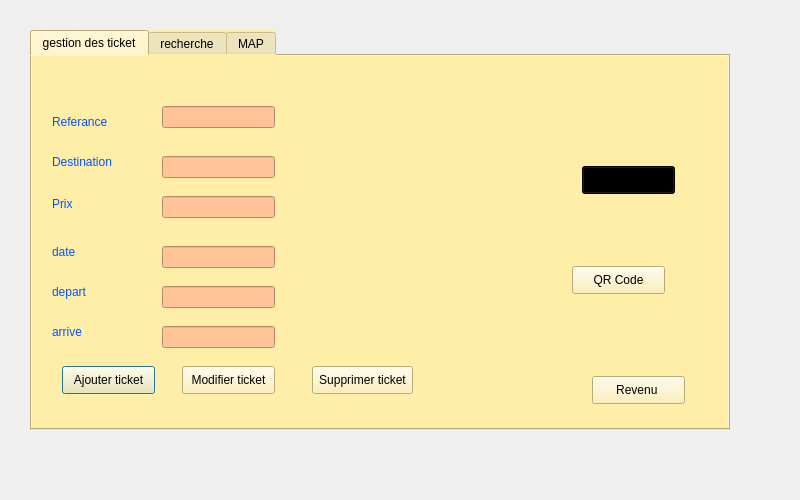
<?xml version="1.0" encoding="UTF-8"?>
<ui version="4.0">
 <class>ticket</class>
 <widget class="QDialog" name="ticket">
  <property name="geometry">
   <rect>
    <x>0</x>
    <y>0</y>
    <width>800</width>
    <height>500</height>
   </rect>
  </property>
  <property name="windowTitle">
   <string>Dialog</string>
  </property>
  <widget class="QTabWidget" name="ticket_2">
   <property name="geometry">
    <rect>
     <x>30</x>
     <y>30</y>
     <width>700</width>
     <height>400</height>
    </rect>
   </property>
   <property name="minimumSize">
    <size>
     <width>700</width>
     <height>400</height>
    </size>
   </property>
   <property name="maximumSize">
    <size>
     <width>400</width>
     <height>300</height>
    </size>
   </property>
   <property name="styleSheet">
    <string notr="true">background-color: rgb(255, 238, 167);</string>
   </property>
   <property name="currentIndex">
    <number>0</number>
   </property>
   <widget class="QWidget" name="tab">
    <attribute name="title">
     <string>gestion des ticket</string>
    </attribute>
    <widget class="QLabel" name="label">
     <property name="geometry">
      <rect>
       <x>20</x>
       <y>50</y>
       <width>91</width>
       <height>31</height>
      </rect>
     </property>
     <property name="styleSheet">
      <string notr="true">color: rgb(0, 85, 255);
font: 75 11pt &quot;MS Shell Dlg 2&quot;;</string>
     </property>
     <property name="text">
      <string>Referance</string>
     </property>
    </widget>
    <widget class="QLineEdit" name="le_referance">
     <property name="geometry">
      <rect>
       <x>130</x>
       <y>50</y>
       <width>113</width>
       <height>22</height>
      </rect>
     </property>
     <property name="styleSheet">
      <string notr="true">background-color: rgb(255, 255, 0);
background-color: rgb(255, 195, 151);</string>
     </property>
    </widget>
    <widget class="QLabel" name="label_2">
     <property name="geometry">
      <rect>
       <x>20</x>
       <y>140</y>
       <width>56</width>
       <height>16</height>
      </rect>
     </property>
     <property name="styleSheet">
      <string notr="true">color: rgb(0, 85, 255);
font: 75 11pt &quot;MS Shell Dlg 2&quot;;</string>
     </property>
     <property name="text">
      <string>Prix</string>
     </property>
    </widget>
    <widget class="QLineEdit" name="le_prix">
     <property name="geometry">
      <rect>
       <x>130</x>
       <y>140</y>
       <width>113</width>
       <height>22</height>
      </rect>
     </property>
     <property name="styleSheet">
      <string notr="true">
background-color: rgb(255, 195, 151);</string>
     </property>
    </widget>
    <widget class="QLabel" name="label_3">
     <property name="geometry">
      <rect>
       <x>20</x>
       <y>90</y>
       <width>101</width>
       <height>31</height>
      </rect>
     </property>
     <property name="styleSheet">
      <string notr="true">color: rgb(0, 85, 255);
font: 75 11pt &quot;MS Shell Dlg 2&quot;;</string>
     </property>
     <property name="text">
      <string>Destination</string>
     </property>
    </widget>
    <widget class="QLineEdit" name="le_destination">
     <property name="geometry">
      <rect>
       <x>130</x>
       <y>100</y>
       <width>113</width>
       <height>22</height>
      </rect>
     </property>
     <property name="styleSheet">
      <string notr="true">background-color: rgb(255, 195, 151);</string>
     </property>
    </widget>
    <widget class="QPushButton" name="qb_ajouter">
     <property name="geometry">
      <rect>
       <x>30</x>
       <y>310</y>
       <width>93</width>
       <height>28</height>
      </rect>
     </property>
     <property name="text">
      <string>Ajouter ticket</string>
     </property>
    </widget>
    <widget class="QPushButton" name="qb_supprimer">
     <property name="geometry">
      <rect>
       <x>280</x>
       <y>310</y>
       <width>101</width>
       <height>28</height>
      </rect>
     </property>
     <property name="text">
      <string>Supprimer ticket</string>
     </property>
    </widget>
    <widget class="QPushButton" name="qb_modifier">
     <property name="geometry">
      <rect>
       <x>150</x>
       <y>310</y>
       <width>93</width>
       <height>28</height>
      </rect>
     </property>
     <property name="text">
      <string>Modifier ticket</string>
     </property>
    </widget>
    <widget class="QPushButton" name="qb_tri">
     <property name="geometry">
      <rect>
       <x>550</x>
       <y>110</y>
       <width>93</width>
       <height>28</height>
      </rect>
     </property>
     <property name="styleSheet">
      <string notr="true">background-color: rgb(0, 0, 0);</string>
     </property>
     <property name="text">
      <string>TRI</string>
     </property>
    </widget>
    <widget class="QPushButton" name="qb_qr">
     <property name="geometry">
      <rect>
       <x>540</x>
       <y>210</y>
       <width>93</width>
       <height>28</height>
      </rect>
     </property>
     <property name="text">
      <string>QR Code</string>
     </property>
    </widget>
    <widget class="QPushButton" name="qb_revenu">
     <property name="geometry">
      <rect>
       <x>560</x>
       <y>320</y>
       <width>93</width>
       <height>28</height>
      </rect>
     </property>
     <property name="text">
      <string>Revenu </string>
     </property>
    </widget>
    <widget class="QLabel" name="label_5">
     <property name="geometry">
      <rect>
       <x>20</x>
       <y>180</y>
       <width>91</width>
       <height>31</height>
      </rect>
     </property>
     <property name="styleSheet">
      <string notr="true">color: rgb(0, 85, 255);
font: 75 11pt &quot;MS Shell Dlg 2&quot;;</string>
     </property>
     <property name="text">
      <string>date</string>
     </property>
    </widget>
    <widget class="QLineEdit" name="le_date">
     <property name="geometry">
      <rect>
       <x>130</x>
       <y>190</y>
       <width>113</width>
       <height>22</height>
      </rect>
     </property>
     <property name="styleSheet">
      <string notr="true">
background-color: rgb(255, 195, 151);</string>
     </property>
    </widget>
    <widget class="QLabel" name="label_6">
     <property name="geometry">
      <rect>
       <x>20</x>
       <y>220</y>
       <width>91</width>
       <height>31</height>
      </rect>
     </property>
     <property name="styleSheet">
      <string notr="true">color: rgb(0, 85, 255);
font: 75 11pt &quot;MS Shell Dlg 2&quot;;</string>
     </property>
     <property name="text">
      <string>depart</string>
     </property>
    </widget>
    <widget class="QLineEdit" name="le_depart">
     <property name="geometry">
      <rect>
       <x>130</x>
       <y>230</y>
       <width>113</width>
       <height>22</height>
      </rect>
     </property>
     <property name="styleSheet">
      <string notr="true">
background-color: rgb(255, 195, 151);</string>
     </property>
    </widget>
    <widget class="QLabel" name="label_7">
     <property name="geometry">
      <rect>
       <x>20</x>
       <y>260</y>
       <width>91</width>
       <height>31</height>
      </rect>
     </property>
     <property name="styleSheet">
      <string notr="true">color: rgb(0, 85, 255);
font: 75 11pt &quot;MS Shell Dlg 2&quot;;</string>
     </property>
     <property name="text">
      <string>arrive</string>
     </property>
    </widget>
    <widget class="QLineEdit" name="le_arrive">
     <property name="geometry">
      <rect>
       <x>130</x>
       <y>270</y>
       <width>113</width>
       <height>22</height>
      </rect>
     </property>
     <property name="styleSheet">
      <string notr="true">
background-color: rgb(255, 195, 151);</string>
     </property>
    </widget>
   </widget>
   <widget class="QWidget" name="Tab2">
    <attribute name="title">
     <string>recherche</string>
    </attribute>
    <widget class="QPushButton" name="pushButton_7">
     <property name="geometry">
      <rect>
       <x>260</x>
       <y>200</y>
       <width>93</width>
       <height>28</height>
      </rect>
     </property>
     <property name="text">
      <string>validé</string>
     </property>
    </widget>
    <widget class="QLineEdit" name="lineEdit_4">
     <property name="geometry">
      <rect>
       <x>130</x>
       <y>100</y>
       <width>113</width>
       <height>22</height>
      </rect>
     </property>
     <property name="styleSheet">
      <string notr="true">background-color: rgb(255, 195, 151);</string>
     </property>
    </widget>
    <widget class="QLabel" name="label_4">
     <property name="geometry">
      <rect>
       <x>20</x>
       <y>90</y>
       <width>91</width>
       <height>31</height>
      </rect>
     </property>
     <property name="styleSheet">
      <string notr="true">color: rgb(0, 85, 255);
font: 75 11pt &quot;MS Shell Dlg 2&quot;;</string>
     </property>
     <property name="text">
      <string>Reference</string>
     </property>
    </widget>
   </widget>
   <widget class="QWidget" name="tab_2">
    <attribute name="title">
     <string>MAP</string>
    </attribute>
    <widget class="QLineEdit" name="lineEdit_9">
     <property name="geometry">
      <rect>
       <x>140</x>
       <y>110</y>
       <width>113</width>
       <height>22</height>
      </rect>
     </property>
     <property name="styleSheet">
      <string notr="true">background-color: rgb(255, 195, 151);</string>
     </property>
    </widget>
    <widget class="QPushButton" name="pushButton_15">
     <property name="geometry">
      <rect>
       <x>270</x>
       <y>220</y>
       <width>93</width>
       <height>28</height>
      </rect>
     </property>
     <property name="text">
      <string>ouvrir map</string>
     </property>
    </widget>
    <widget class="QLabel" name="label_9">
     <property name="geometry">
      <rect>
       <x>30</x>
       <y>100</y>
       <width>91</width>
       <height>31</height>
      </rect>
     </property>
     <property name="styleSheet">
      <string notr="true">color: rgb(0, 85, 255);
font: 75 11pt &quot;MS Shell Dlg 2&quot;;</string>
     </property>
     <property name="text">
      <string>Reference</string>
     </property>
    </widget>
   </widget>
  </widget>
 </widget>
 <resources/>
 <connections/>
</ui>
